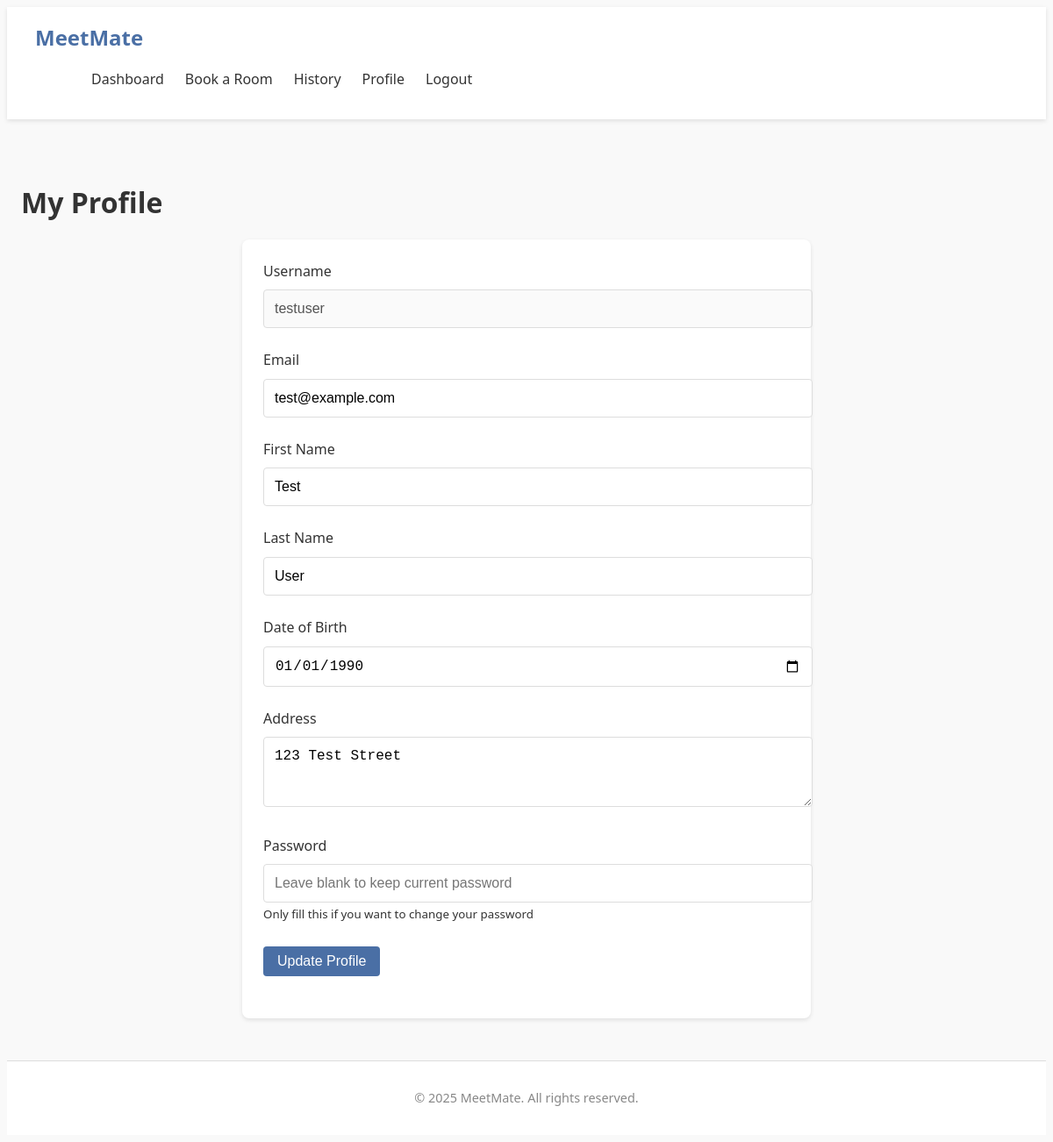
The app's page /profile (signed in), older data.
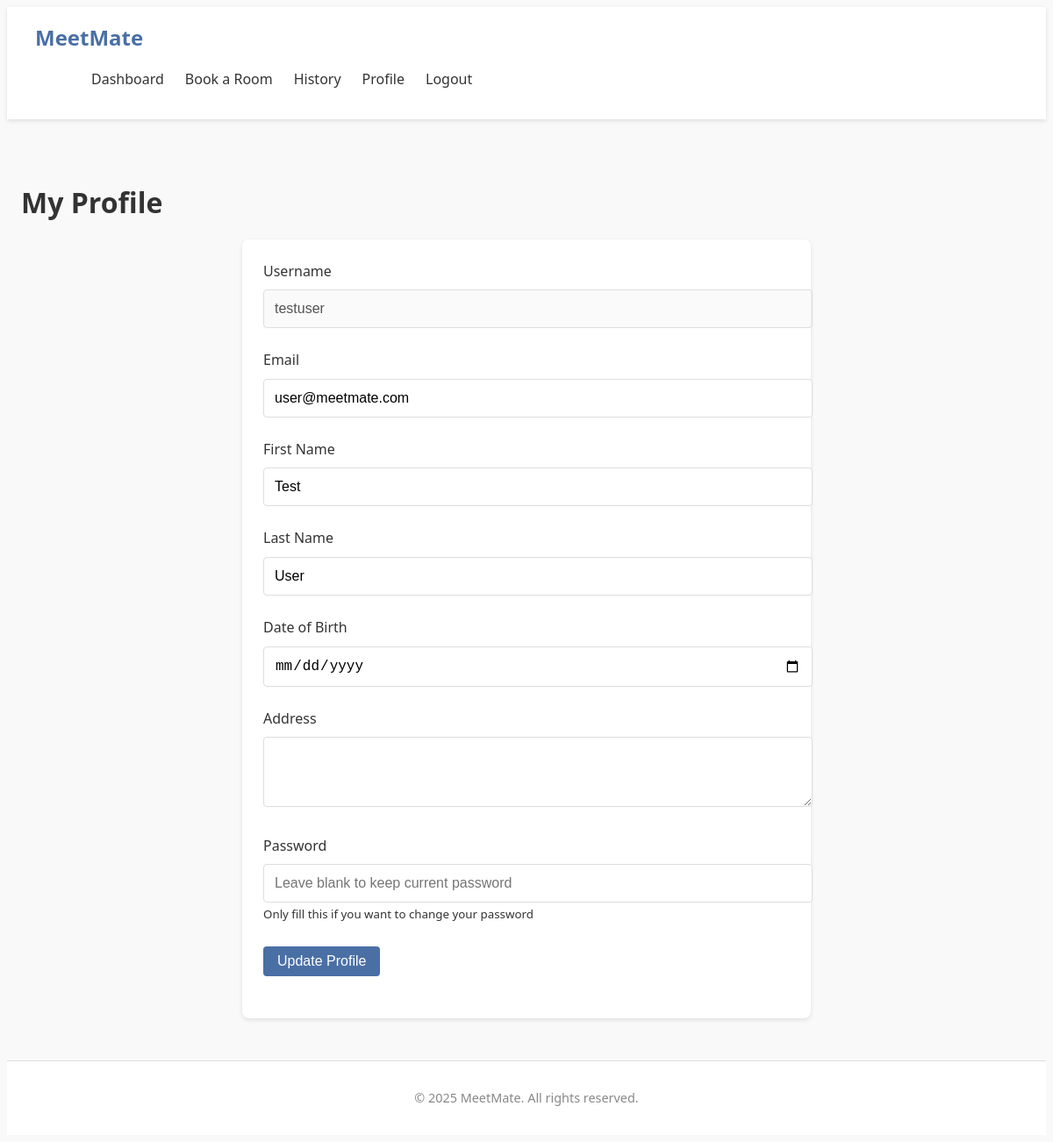
The same page, newer data.
### tables this page shows
CREATE TABLE users (
                id INTEGER PRIMARY KEY AUTOINCREMENT,
                username TEXT NOT NULL UNIQUE,
                email TEXT NOT NULL UNIQUE,
                password TEXT NOT NULL,
                firstname TEXT,
                lastname TEXT,
                dob TEXT,
                address TEXT,
                role TEXT DEFAULT 'user'
            );

### app.py (the view, shortened to what this page needs)
@app.route('/profile', methods=['GET', 'POST'])
@login_required
def profile():
    user = get_user_by_id(session['user_id'])
    if not user:
        flash('User not found', 'error')
        return redirect(url_for('logout'))
    if request.method == 'GET':
        return render_template('profile.html', user=user)

### app.py (called while the page is built)
def get_database_path():
    app_directory = app.root_path
    instance_directory = os.path.join(app_directory, 'instance')
    os.makedirs(instance_directory, exist_ok=True)
    database_path = os.path.join(instance_directory, 'meetmate.db')
    return database_path

def get_database_connection():
    db_path = get_database_path()
    connection = sqlite3.connect(db_path)
    connection.row_factory = sqlite3.Row
    return connection

def get_user_by_id(user_id):
    connection = get_database_connection()
    cursor = connection.cursor()
    cursor.execute("SELECT * FROM users WHERE id = ?", (user_id,))
    user = cursor.fetchone()
    connection.close()
    if user:
        return dict(user)
    return None

### templates/profile.html (shortened to what this page needs)
{% extends "base.html" %}
{% block content %}
<div class="profile-page">
    <h1>My Profile</h1>
    <div class="profile-form">
        <form method="POST" action="{{ url_for('profile') }}" class="form">
            <div class="form-group">
                <label for="username">Username</label>
                <input type="text" id="username" value="{{ user.username }}" disabled>
            </div>
            <div class="form-group">
                <label for="email">Email</label>
                <input type="email" id="email" name="email" value="{{ user.email }}" required>
            </div>
            <div class="form-group">
                <label for="firstname">First Name</label>
                <input type="text" id="firstname" name="firstname" value="{{ user.firstname or '' }}">
            </div>
            <div class="form-group">
                <label for="lastname">Last Name</label>
                <input type="text" id="lastname" name="lastname" value="{{ user.lastname or '' }}">
            </div>
            <div class="form-group">
                <label for="dob">Date of Birth</label>
                <input type="date" id="dob" name="dob" value="{{ user.dob or '' }}">
            </div>
            <div class="form-group">
                <label for="address">Address</label>
                <textarea id="address" name="address" rows="3">{{ user.address or '' }}</textarea>
            </div>
            <div class="form-group">
                <label for="password">Password</label>
                <input type="password" id="password" name="password" placeholder="Leave blank to keep current password">
                <small>Only fill this if you want to change your password</small>
            </div>
            <div class="form-group">
                <button type="submit" class="btn btn-primary">Update Profile</button>
            </div>
        </form>
    </div>
</div>
{% endblock %}

Row changes from the older to the newer data that the page shows:
changed users "testuser": email "test@example.com" → "user@meetmate.com"; dob "01/01/1990" → (not shown); address "123 Test Street" → (not shown)
